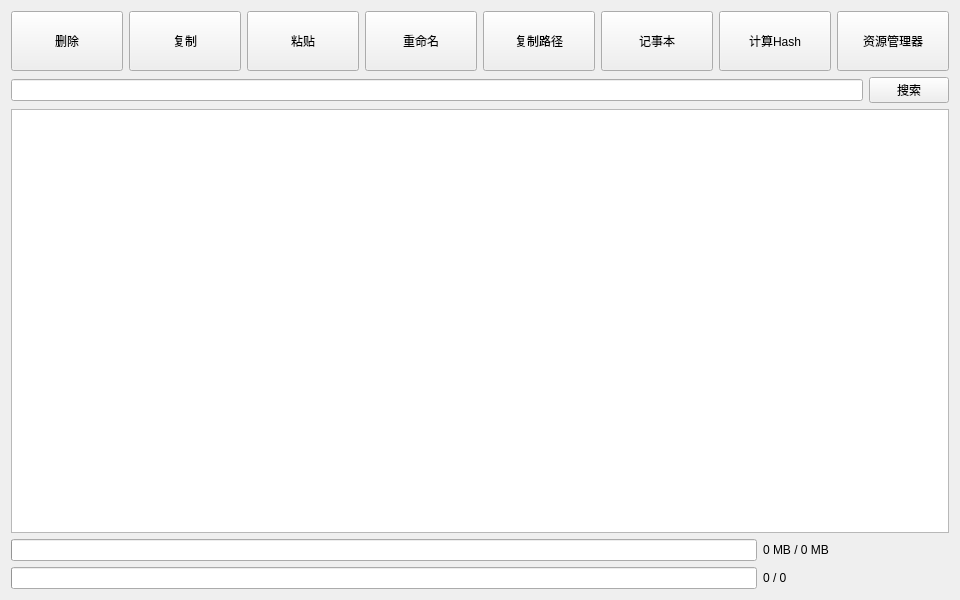
<?xml version="1.0" encoding="UTF-8"?>
<ui version="4.0">
 <class>Widget</class>
 <widget class="QWidget" name="Widget">
  <property name="geometry">
   <rect>
    <x>0</x>
    <y>0</y>
    <width>960</width>
    <height>600</height>
   </rect>
  </property>
  <property name="sizePolicy">
   <sizepolicy hsizetype="Expanding" vsizetype="Expanding">
    <horstretch>0</horstretch>
    <verstretch>0</verstretch>
   </sizepolicy>
  </property>
  <property name="windowTitle">
   <string>Widget</string>
  </property>
  <layout class="QVBoxLayout" name="verticalLayout">
   <item>
    <layout class="QHBoxLayout" name="horizontalLayout_3">
     <item>
      <widget class="QPushButton" name="Delete">
       <property name="sizePolicy">
        <sizepolicy hsizetype="Expanding" vsizetype="Fixed">
         <horstretch>0</horstretch>
         <verstretch>0</verstretch>
        </sizepolicy>
       </property>
       <property name="minimumSize">
        <size>
         <width>0</width>
         <height>60</height>
        </size>
       </property>
       <property name="text">
        <string>删除</string>
       </property>
      </widget>
     </item>
     <item>
      <widget class="QPushButton" name="Copy">
       <property name="sizePolicy">
        <sizepolicy hsizetype="Expanding" vsizetype="Fixed">
         <horstretch>0</horstretch>
         <verstretch>0</verstretch>
        </sizepolicy>
       </property>
       <property name="minimumSize">
        <size>
         <width>0</width>
         <height>60</height>
        </size>
       </property>
       <property name="text">
        <string>复制</string>
       </property>
      </widget>
     </item>
     <item>
      <widget class="QPushButton" name="Paste">
       <property name="sizePolicy">
        <sizepolicy hsizetype="Expanding" vsizetype="Fixed">
         <horstretch>0</horstretch>
         <verstretch>0</verstretch>
        </sizepolicy>
       </property>
       <property name="minimumSize">
        <size>
         <width>0</width>
         <height>60</height>
        </size>
       </property>
       <property name="text">
        <string>粘贴</string>
       </property>
      </widget>
     </item>
     <item>
      <widget class="QPushButton" name="Rename">
       <property name="sizePolicy">
        <sizepolicy hsizetype="Expanding" vsizetype="Fixed">
         <horstretch>0</horstretch>
         <verstretch>0</verstretch>
        </sizepolicy>
       </property>
       <property name="minimumSize">
        <size>
         <width>0</width>
         <height>60</height>
        </size>
       </property>
       <property name="text">
        <string>重命名</string>
       </property>
      </widget>
     </item>
     <item>
      <widget class="QPushButton" name="copyPath">
       <property name="sizePolicy">
        <sizepolicy hsizetype="Expanding" vsizetype="Fixed">
         <horstretch>0</horstretch>
         <verstretch>0</verstretch>
        </sizepolicy>
       </property>
       <property name="minimumSize">
        <size>
         <width>0</width>
         <height>60</height>
        </size>
       </property>
       <property name="text">
        <string>复制路径</string>
       </property>
      </widget>
     </item>
     <item>
      <widget class="QPushButton" name="Notepad">
       <property name="sizePolicy">
        <sizepolicy hsizetype="Expanding" vsizetype="Fixed">
         <horstretch>0</horstretch>
         <verstretch>0</verstretch>
        </sizepolicy>
       </property>
       <property name="minimumSize">
        <size>
         <width>0</width>
         <height>60</height>
        </size>
       </property>
       <property name="text">
        <string>记事本</string>
       </property>
      </widget>
     </item>
     <item>
      <widget class="QPushButton" name="calcHash">
       <property name="sizePolicy">
        <sizepolicy hsizetype="Expanding" vsizetype="Fixed">
         <horstretch>0</horstretch>
         <verstretch>0</verstretch>
        </sizepolicy>
       </property>
       <property name="minimumSize">
        <size>
         <width>0</width>
         <height>60</height>
        </size>
       </property>
       <property name="text">
        <string>计算Hash</string>
       </property>
      </widget>
     </item>
     <item>
      <widget class="QPushButton" name="openInExplorer">
       <property name="sizePolicy">
        <sizepolicy hsizetype="Expanding" vsizetype="Fixed">
         <horstretch>0</horstretch>
         <verstretch>0</verstretch>
        </sizepolicy>
       </property>
       <property name="minimumSize">
        <size>
         <width>0</width>
         <height>60</height>
        </size>
       </property>
       <property name="text">
        <string>资源管理器</string>
       </property>
      </widget>
     </item>
    </layout>
   </item>
   <item>
    <layout class="QHBoxLayout" name="horizontalLayout">
     <item>
      <widget class="QLineEdit" name="lineEdit"/>
     </item>
     <item>
      <widget class="QPushButton" name="pushButton">
       <property name="text">
        <string>搜索</string>
       </property>
      </widget>
     </item>
    </layout>
   </item>
   <item>
    <layout class="QHBoxLayout" name="horizontalLayout_2" stretch="3">
     <item>
      <widget class="QTreeView" name="treeView"/>
     </item>
    </layout>
   </item>
   <item>
    <layout class="QHBoxLayout" name="horizontalLayout_5" stretch="8,2">
     <item>
      <widget class="QProgressBar" name="progressBar">
       <property name="value">
        <number>0</number>
       </property>
       <property name="textVisible">
        <bool>false</bool>
       </property>
      </widget>
     </item>
     <item>
      <widget class="QLabel" name="label">
       <property name="sizePolicy">
        <sizepolicy hsizetype="Expanding" vsizetype="Fixed">
         <horstretch>0</horstretch>
         <verstretch>0</verstretch>
        </sizepolicy>
       </property>
       <property name="text">
        <string>0 MB / 0 MB</string>
       </property>
      </widget>
     </item>
    </layout>
   </item>
   <item>
    <layout class="QHBoxLayout" name="horizontalLayout_6" stretch="8,2">
     <item>
      <widget class="QProgressBar" name="progressBar_2">
       <property name="value">
        <number>0</number>
       </property>
       <property name="textVisible">
        <bool>false</bool>
       </property>
      </widget>
     </item>
     <item>
      <widget class="QLabel" name="label_2">
       <property name="text">
        <string>0 / 0</string>
       </property>
      </widget>
     </item>
    </layout>
   </item>
  </layout>
 </widget>
 <resources/>
 <connections/>
</ui>
